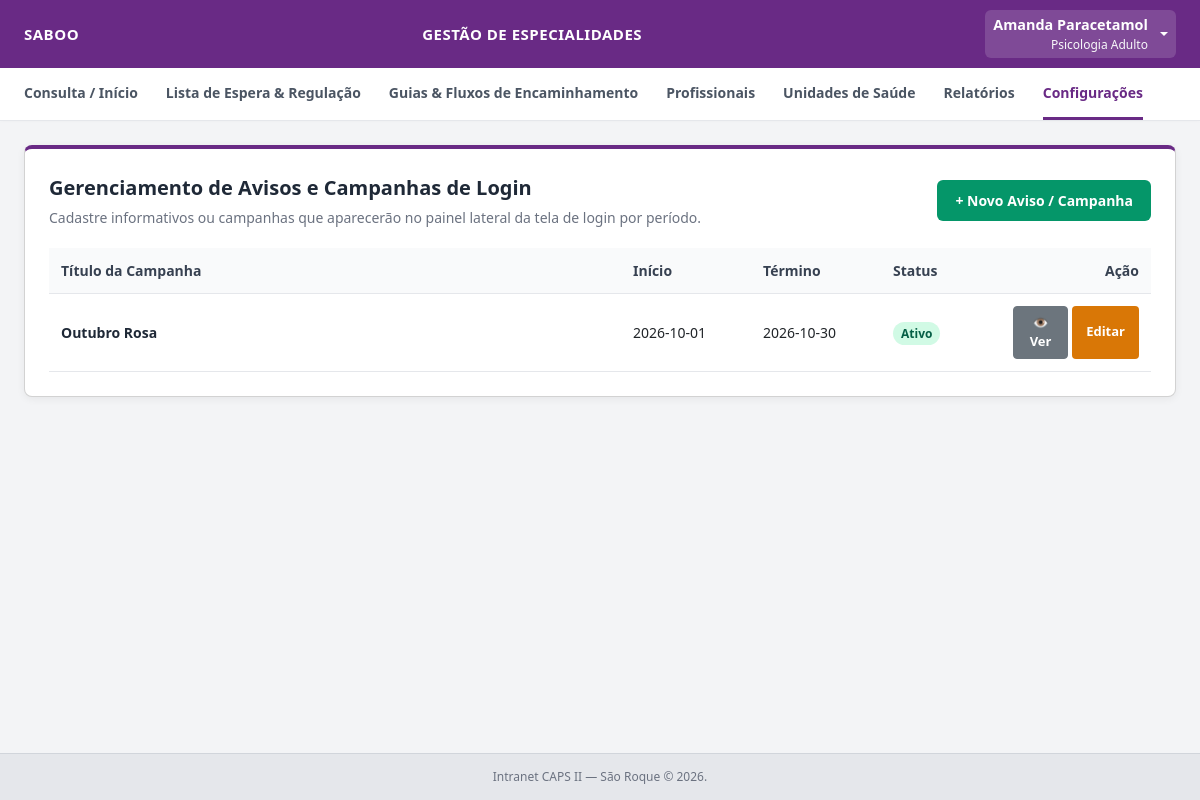
Page /admin/configuracoes/campanhas (signed in) on the committed database.
### tables this page shows
CREATE TABLE campanhas_avisos (
            id INTEGER PRIMARY KEY AUTOINCREMENT,
            titulo TEXT NOT NULL,
            data_inicio DATE NOT NULL,
            data_fim DATE NOT NULL,
            arquivo_path TEXT,
            descricao_texto TEXT,
            ativo INTEGER DEFAULT 1,
            created_at TIMESTAMP DEFAULT CURRENT_TIMESTAMP
        );

### app.py (the view)
@app.route('/admin/configuracoes/campanhas', methods=['GET'])
@login_required
@nivel_i_required
def admin_campanhas():
    conn = get_db_connection()
    campanhas = [
        dict(row)
        for row in conn.execute(
            'SELECT * FROM campanhas_avisos ORDER BY data_inicio DESC'
        ).fetchall()
    ]
    conn.close()
    return render_template('admin_avisos_e_campanhas.html', campanhas=campanhas)

### app.py (called while the page is built)
def get_db_connection():
    conn = sqlite3.connect(DB_PATH, timeout=10.0)
    conn.row_factory = sqlite3.Row
    conn.execute('PRAGMA foreign_keys = ON;')
    return conn

def login_required(f):
    @wraps(f)
    def decorated_function(*args, **kwargs):
        if 'usuario_id' not in session:
            flash('Por favor, faça login para acessar o sistema.', 'warning')
            return redirect(url_for('login'))
        return f(*args, **kwargs)
    return decorated_function

def nivel_i_required(f):
    @wraps(f)
    def decorated_function(*args, **kwargs):
        if session.get('perfil') != 'NIVEL_I':
            flash(
                'Acesso restrito à gestão e administração do sistema (Nível I).',
                'danger',
            )
            return redirect(url_for('dashboard'))
        return f(*args, **kwargs)
    return decorated_function

### templates/admin_avisos_e_campanhas.html (shortened to what this page needs)
{% set perfil = session.get('perfil') %}
<!DOCTYPE html>
<html lang="pt-BR">
<head>
    <link href="https://cdn.jsdelivr.net/npm/bootstrap@5.3.0/dist/css/bootstrap.min.css" rel="stylesheet">
    <link href="https://cdn.jsdelivr.net/npm/summernote@0.8.18/dist/summernote-lite.min.css" rel="stylesheet">
</head>
<body>
    <div class="topbar">
        <div class="title">{{ session.get('estabelecimento', 'CAPS II — São Roque') }}</div>
        <div class="center-title">Gestão de Especialidades</div>
        <div class="dropdown">
            <a class="dropdown-toggle text-white d-flex align-items-center text-decoration-none py-1 px-2 rounded"
               href="#" id="userMenuDropdown" role="button" data-bs-toggle="dropdown" aria-expanded="false" style="background: rgba(255,255,255,0.15);">
                <div class="text-end me-2">
                    <span class="d-block fw-semibold text-white" style="font-size: 0.9rem;">{{ session.get('nome') }}</span>
                    <small class="d-block text-light opacity-85" style="font-size: 0.75rem;">{{ session.get('profissao', 'Profissional') }}</small>
                </div>
            </a>
        </div>
    </div>
    <div class="navbar">
        <a href="/dashboard">Consulta / Início</a>
        <a href="/lista-espera">Lista de Espera & Regulação</a>
        <a href="/guias-fluxo">Guias & Fluxos de Encaminhamento</a>
        {% if perfil == 'NIVEL_I' %}
            <a href="/admin/profissionais">Profissionais</a>
            <a href="/admin/estabelecimentos">Unidades de Saúde</a>
            <a href="/relatorios">Relatórios</a>
            <a href="/admin/configuracoes" class="active">Configurações</a>
        {% endif %}
    </div>
    <div class="container">
        <div class="card">
            <div class="header-flex">
                <div>
                    <div class="header-title">Gerenciamento de Avisos e Campanhas de Login</div>
                    <div class="header-sub">Cadastre informativos ou campanhas que aparecerão no painel lateral da tela de login por período.</div>
                </div>
                <button type="button" class="btn-novo" onclick="abrirModalNovo()">+ Novo Aviso / Campanha</button>
            </div>
            <table class="table-data">
                <thead>
                    <tr>
                        <th>Título da Campanha</th>
                        <th style="width: 130px;">Início</th>
                        <th style="width: 130px;">Término</th>
                        <th style="width: 120px;">Status</th>
                        <th style="width: 150px; text-align: right;">Ação</th>
                    </tr>
                </thead>
                <tbody>
                    {% if campanhas %}
                        {% for c in campanhas %}
                        <tr>
                            <td style="font-weight: 600; color: #1f2937; vertical-align: middle;">{{ c.titulo }}</td>
                            <td style="vertical-align: middle;">{{ c.data_inicio }}</td>
                            <td style="vertical-align: middle;">{{ c.data_fim }}</td>
                            <td style="vertical-align: middle;">
                                <span class="{% if c.ativo == 1 %}badge-ativo{% else %}badge-inativo{% endif %}">
                                    {{ 'Ativo' if c.ativo == 1 else 'Inativo' }}
                                </span>
                            </td>
                            <td style="text-align: right; vertical-align: middle;">
                                <div class="d-flex justify-content-end gap-1">
                                    <button type="button" class="btn btn-sm btn-secondary" style="font-size: 13px; font-weight: 600; padding: 6px 10px;"
                                            onclick="abrirModalPreview('{{ c.titulo }}', `{{ c.descricao_texto | default('', true) | safe }}`, '{{ c.arquivo_path or '' }}')">
                                        👁️ Ver
                                    </button>
                                    <button type="button" class="btn-edit" onclick="abrirModalEditar('{{ c.id }}', '{{ c.titulo }}', '{{ c.data_inicio }}', '{{ c.data_fim }}', '{{ c.ativo }}', `{{ c.descricao_texto | default('', true) | safe }}`)">Editar</button>
                                </div>
                            </td>
                        </tr>
                        {% endfor %}
                    {% else %}
                        <tr>
                            <td colspan="5" style="text-align: center; color: #6b7280; padding: 24px;">Nenhuma campanha ou aviso cadastrado no momento.</td>
                        </tr>
                    {% endif %}
                </tbody>
            </table>
        </div>
    </div>
    <div class="footer">Intranet CAPS II — São Roque &copy; 2026.</div>
</body>
</html>

### templates/admin_avisos_e_campanhas.html (style rules this page uses)
* { box-sizing: border-box; margin: 0; padding: 0; font-family: 'Segoe UI', Tahoma, Geneva, Verdana, sans-serif; }
body { background-color: #f3f4f6; min-height: 100vh; display: flex; flex-direction: column; }
.topbar { background-color: #692A85; color: white; padding: 10px 24px; display: flex; justify-content: space-between; align-items: center; box-shadow: 0 2px 4px rgba(0,0,0,0.1); }
.topbar .title { font-size: 15px; font-weight: 600; text-transform: uppercase; letter-spacing: 0.5px; white-space: nowrap; overflow: hidden; text-overflow: ellipsis; max-width: 280px; }
.topbar .center-title { font-size: 15px; font-weight: 600; text-transform: uppercase; letter-spacing: 0.5px; }
.navbar { background: white; border-bottom: 1px solid #e5e7eb; padding: 0 24px; display: flex; flex-direction: row; justify-content: flex-start; gap: 28px; width: 100%; overflow-x: auto; white-space: nowrap; box-shadow: 0 1px 3px rgba(0,0,0,0.02); }
.navbar a { text-decoration: none; color: #4b5563; font-size: 14px; font-weight: 600; padding: 14px 0; border-bottom: 3px solid transparent; transition: all 0.2s; display: inline-block; flex-shrink: 0; }
.navbar a:hover, .navbar a.active { color: #692A85; border-bottom-color: #692A85; }
.container { flex: 1; padding: 24px; max-width: 1200px; margin: 0 auto; width: 100%; }
.card { background: white; padding: 24px; border-radius: 8px; box-shadow: 0 2px 8px rgba(0,0,0,0.06); border-top: 4px solid #692A85; }
.header-flex { display: flex; justify-content: space-between; align-items: center; margin-bottom: 20px; }
.header-title { font-size: 20px; color: #1f2937; font-weight: 700; }
.header-sub { font-size: 14px; color: #6b7280; margin-top: 4px; }
.btn-novo { background-color: #059669; color: white; border: none; padding: 10px 18px; border-radius: 6px; font-weight: 600; cursor: pointer; font-size: 14px; }
.table-data { width: 100%; border-collapse: collapse; font-size: 14px; text-align: left; }
.table-data th, .table-data td { padding: 12px; border-bottom: 1px solid #e5e7eb; }
.table-data th { background: #f9fafb; color: #374151; font-weight: 600; }
.badge-ativo { background: #d1fae5; color: #065f46; padding: 3px 8px; border-radius: 12px; font-size: 12px; font-weight: 600; }
.btn-edit { background: #d97706; color: white; border: none; padding: 6px 14px; border-radius: 4px; font-size: 13px; font-weight: 600; cursor: pointer; transition: background 0.2s; }
.footer { text-align: center; padding: 14px 0; font-size: 12px; color: #6b7280; background-color: #e5e7eb; margin-top: auto; border-top: 1px solid #d1d5db; }

### rows in the picture
campanhas_avisos: titulo "Outubro Rosa", data_inicio "2026-10-01", data_fim "2026-10-30", ativo "Ativo"

### other values in the picture
{{ session.get('estabelecimento', 'CAPS II — São Roque') }} "SABOO"
{{ session.get('nome') }} "Amanda Paracetamol"
{{ session.get('profissao', 'Profissional') }} "Psicologia Adulto"
